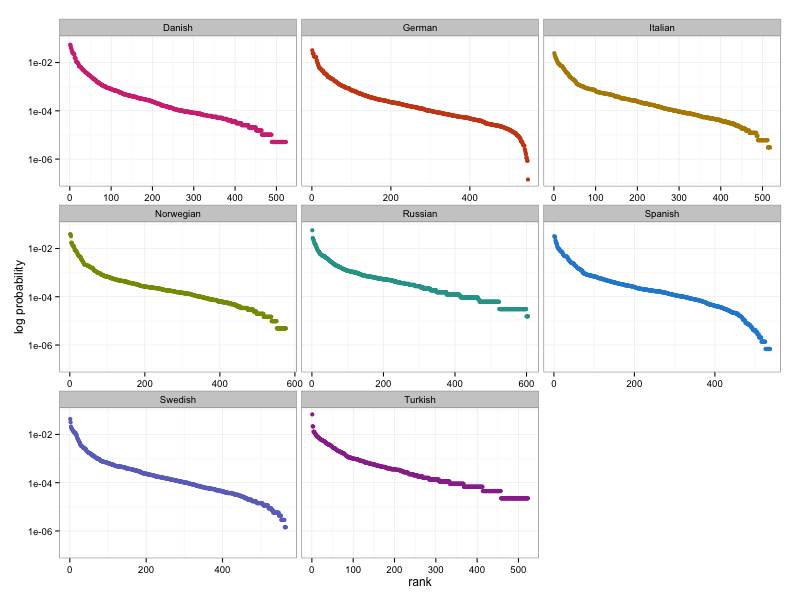

The R source for this figure:
library(readr)
library(ggplot2)
library(dplyr)
library(langcog)

languages <- c("Danish", "German", "Italian", "Norwegian",
               "Russian", "Spanish", "Swedish", "Turkish")

freqs <- map(languages, function(language) {
  read_csv(sprintf("freqs_%s.csv", tolower(language))) %>%
    arrange(desc(frequency)) %>%
    mutate(rank = 1:nrow(.),
           language = language)
}) %>%
  bind_rows

ggplot(freqs, aes(x = rank, y = frequency, colour = language)) +
  facet_wrap(~ language, scales = "free_x") +
  geom_point() +
  scale_y_log10(name = "log probability") +
  scale_colour_solarized(guide = FALSE) +
  theme_bw()
